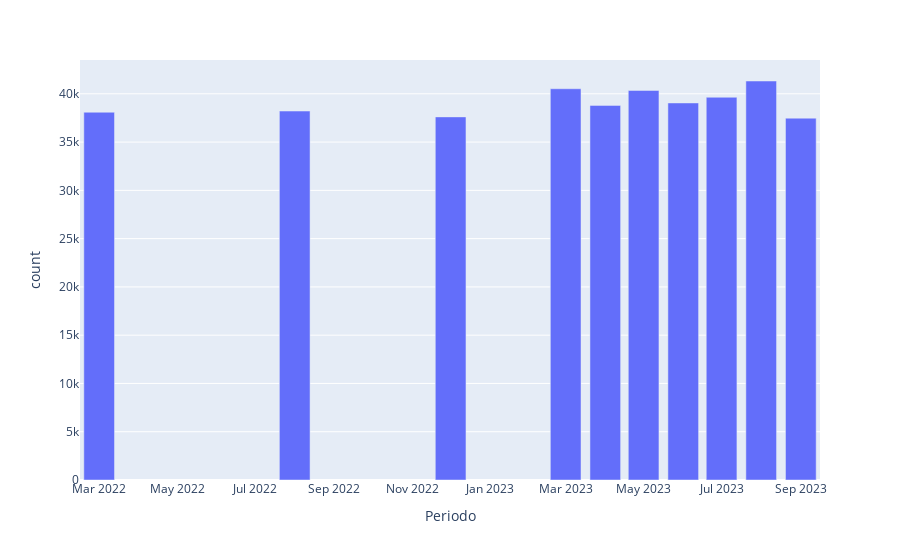

The notebook cell this image was saved under:
### Code cell
fig = px.bar(df_Transacciones_SUBE_periodo, x='Periodo', y='count')
iplot(fig)

### Figure 1 — Plotly figure (JSON) as saved in the notebook; plotly's stock layout.template omitted (floating-point values rounded to 4 significant figures)
{"data": [{"alignmentgroup": "True", "hovertemplate": "Periodo=%{x}<br>count=%{y}<extra></extra>", "legendgroup": "", "marker": {"color": "#636efa", "pattern": {"shape": ""}}, "name": "", "offsetgroup": "", "orientation": "v", "showlegend": false, "textposition": "auto", "type": "bar", "x": ["2023-08", "2023-03", "2023-05", "2023-07", "2023-06", "2023-04", "2022-08", "2022-03", "2022-12", "2023-09"], "xaxis": "x", "y": [41327, 40524, 40349, 39643, 39054, 38801, 38214, 38093, 37611, 37477], "yaxis": "y"}], "layout": {"barmode": "relative", "legend": {"tracegroupgap": 0}, "margin": {"t": 60}, "xaxis": {"anchor": "y", "domain": [0, 1], "title": {"text": "Periodo"}}, "yaxis": {"anchor": "x", "domain": [0, 1], "title": {"text": "count"}}}}
